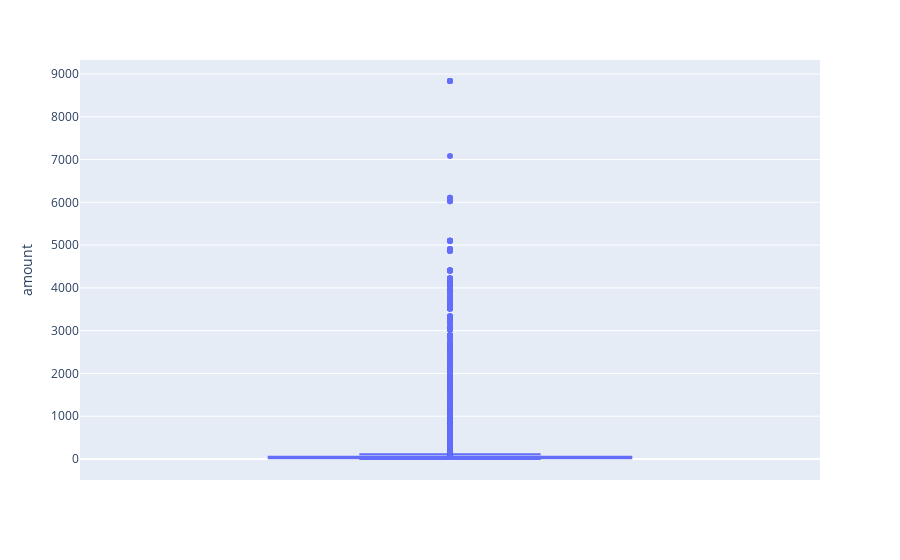

The code cell stored with this chart in its notebook:
### Code cell
px.box(df,y='amount')

### Figure 1 — Plotly figure (JSON) as saved in the notebook; plotly's stock layout.template omitted (floating-point values rounded to 4 significant figures; data arrays with more than 128 entries replaced by an {"elided": "..."} marker saying what was removed)
{"data": [{"alignmentgroup": "True", "hovertemplate": "amount=%{y}<extra></extra>", "legendgroup": "", "marker": {"color": "#636efa"}, "name": "", "notched": false, "offsetgroup": "", "orientation": "v", "showlegend": false, "type": "box", "x0": " ", "xaxis": "x", "y": {"elided": "12043 float values"}, "y0": " ", "yaxis": "y"}], "layout": {"boxmode": "group", "legend": {"tracegroupgap": 0}, "margin": {"t": 60}, "xaxis": {"anchor": "y", "domain": [0, 1]}, "yaxis": {"anchor": "x", "domain": [0, 1], "title": {"text": "amount"}}}}
